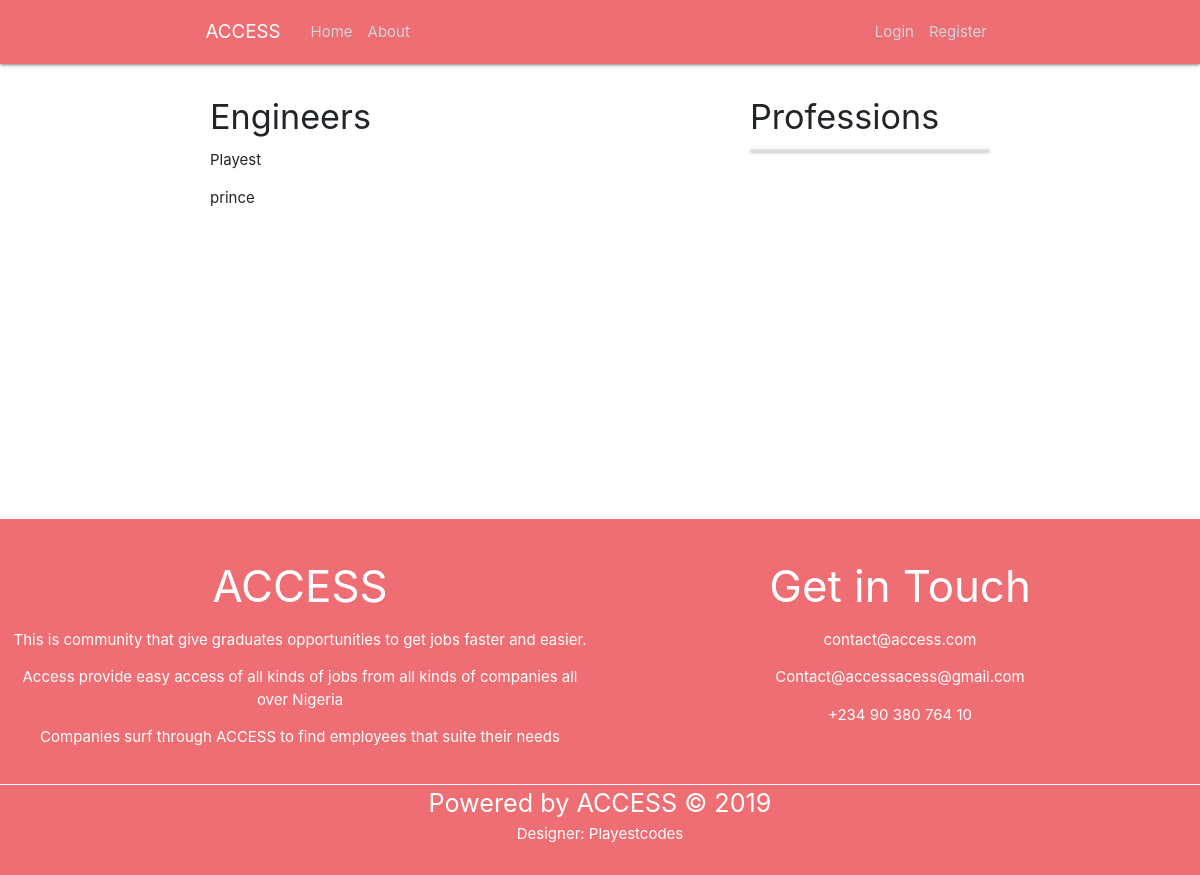
Page /users/Engineer/ on the earlier database version.
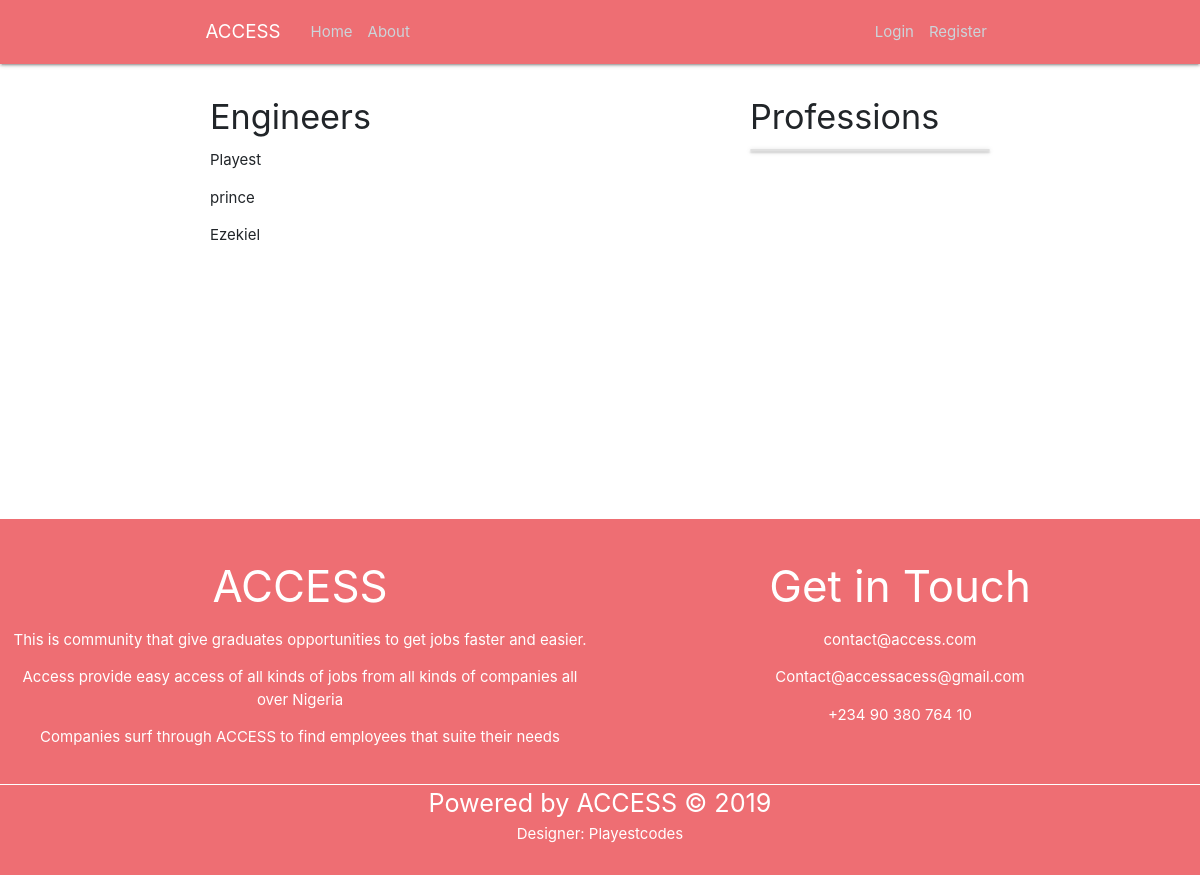
Same page on the later database version.
### users/models.py (models this page shows, shortened)
class Profile(models.Model):
    user = models.OneToOneField(User, on_delete=models.CASCADE, related_name = "profile", null=True, blank=True)
    first_name = models.CharField(max_length=50)
    last_name = models.CharField(max_length=50)
    age = models.PositiveIntegerField()
    university = models.CharField(max_length=100)
    course = models.CharField(max_length=100)
    city = models.CharField(max_length=50)
    state = models.CharField(max_length=50)
    country = models.CharField(max_length=50)
    phone_number = models.PositiveIntegerField()
    image = models.ImageField(default='default.jpg', upload_to='profile_pics')
    profession = models.ForeignKey(Profession, on_delete=models.CASCADE, related_name="profiles", null=True, blank=True)

### users/views.py (the view)
# urls.py: path('users/<str:profession>/', user_views.users_by_profession, name="user-profession"),
def users_by_profession(request, profession):
    profession = get_object_or_404(Profession, name=profession)
    context = {"profession":profession}
    return render(request, 'users/user_profession.html',context)

### users/models.py (called while the page is built)
    def __str__(self):
        return self.name

### users/templates/users/user_profession.html
{% extends "blog/base.html" %}
{% load crispy_forms_tags %}
{% block content %}
<div>
    <h4>{{profession}}s</h4>
    {% for profile in profession.profiles.all %}
        <p>{{profile.user.username}}</p>
    {% endfor %}
</div>
{% endblock content %}

Differences in the rows shown:
added Profile: user.username "Ezekiel"
